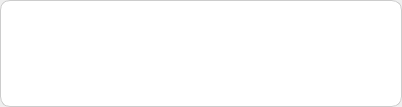
<?xml version="1.0" encoding="UTF-8"?>
<ui version="4.0">
 <class>SearchEdit</class>
 <widget class="QLineEdit" name="SearchEdit">
  <property name="geometry">
   <rect>
    <x>0</x>
    <y>0</y>
    <width>402</width>
    <height>107</height>
   </rect>
  </property>
  <property name="windowTitle">
   <string>SearchEdit</string>
  </property>
  <property name="styleSheet">
   <string notr="true"> QLineEdit {
     border: 1px solid #ccc;
     border-radius: 10px;
     padding: 2px;
     font-size: 14px;
     text-align: center;
 }
 QLineEdit:focus {
     border: 1px solid #2196F3;
 }</string>
  </property>
  <property name="placeholderText">
   <string/>
  </property>
 </widget>
 <layoutdefault spacing="6" margin="11"/>
 <resources/>
 <connections/>
</ui>
